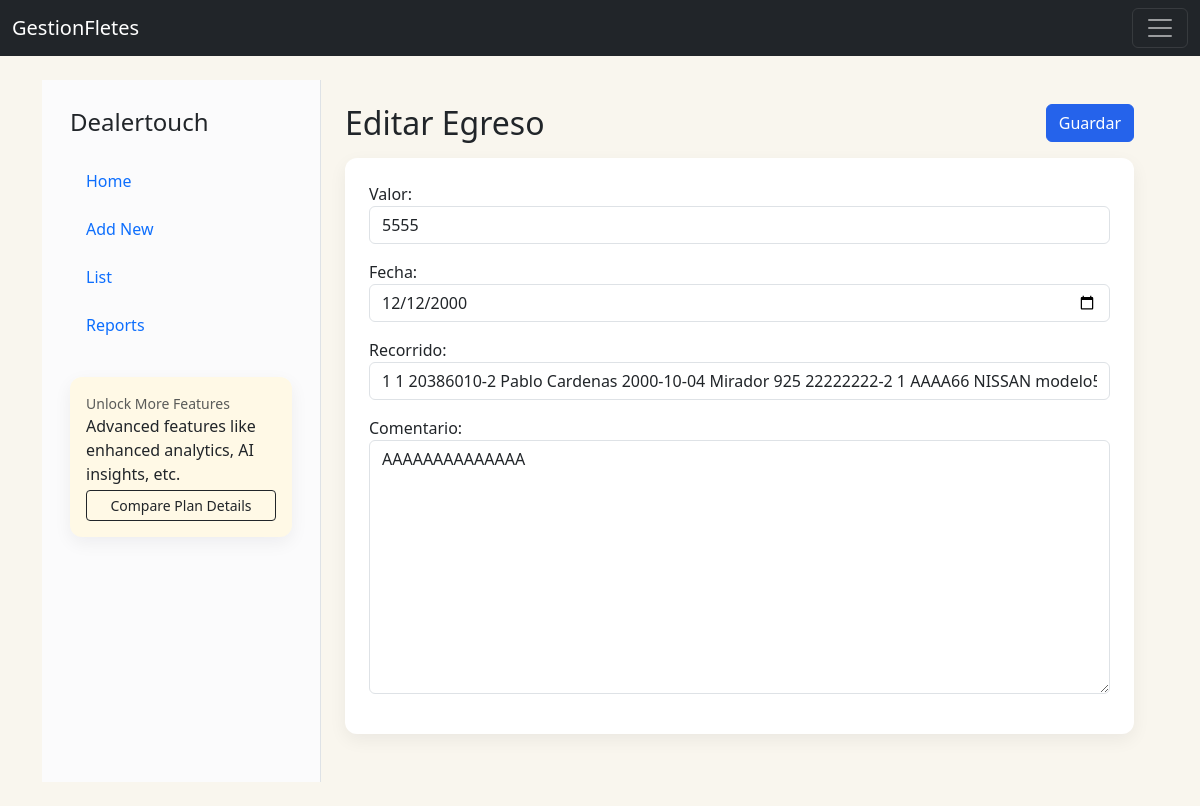
Page /IngEgr/editarEgresos/4 on the committed database.
### IngresosEgresos/models.py (models this page shows, shortened)
class Egresos(models.Model):
    egresoID = models.AutoField(primary_key=True)
    valor = models.PositiveIntegerField()
    fecha = models.DateField()
    recorrido = models.ForeignKey(Recorridos, on_delete=models.CASCADE, null=True)
    comentario = models.TextField(max_length=50, null=True)

### IngresosEgresos/views.py (the view)
# urls.py: path('editarEgresos/<egresoID>', views.editarEgresos, name='editarEgresos'),
def editarEgresos(request, egresoID):
    egreso = Egresos.objects.get(egresoID=egresoID)
    if request.method == 'POST':
        form = EgresosForm(request.POST, instance=egreso)
        if form.is_valid():
            form.save()
            messages.success(request, 'Egreso Editado Correctamente!')
            return redirect('registrarEgresos')
        else:
            messages.error(request, 'Error al editar el Egreso. Por favor, verifica los datos.')
            return render(request, 'edicionEgresos.html', {'form':form,"egresoID":egresoID})
    else:
        form = EgresosForm(instance=egreso)
        return render(request, 'edicionEgresos.html', {'form':form,"egresoID":egresoID})

### IngresosEgresos/forms.py
class EgresosForm(forms.ModelForm):
    class Meta:
        model = Egresos
        fields = ['valor', 'fecha', 'recorrido', 'comentario']
    def __init__(self, *args, **kwargs):
        super(EgresosForm, self).__init__(*args, **kwargs)
        self.fields['comentario'].required = False

### CrudConductores/models.py (called while the page is built)
    def __str__(self):
        texto= "{0} {1} {2} {3} {4} {5} {6}"
        return texto.format(self.conductorID, self.rut, self.nombre, self.apellido, self.fechaNacimiento, self.direccion, self.licencia)

### CrudRecorridos/models.py (called while the page is built)
    def __str__(self):
        texto= "{0} {1} {2} {3} {4} {5} {6} {7}"
        return texto.format(self.recorridoID, self.conductor, self.vehiculo, self.fecha, self.direccionOrigen, self.direccionDestino, self.carga, self.detalle)

### CrudVehiculos/models.py (called while the page is built)
    def __str__(self):
        texto= "{0} {1} {2} {3} {4} {5} {6}"
        return texto.format(self.vehiculoID, self.patente, self.marca, self.modelo, self.fechaAdquisicion, self.estado, self.comentario)

### IngresosEgresos/templates/edicionEgresos.html (shortened to what this page needs)
{% extends "partials/gestion_layout.html" %}
{% load widget_tweaks %}
{% block gestion_header %}
        <div class="d-flex align-items-start mb-3">
            <div>
                <h2 class="mb-0">Editar Egreso</h2>
            </div>
            <div class="ms-auto">
                <button form="editarEgresoForm" type="submit" class="btn btn-primary">Guardar</button>
            </div>
        </div>
{% endblock %}
{% block gestion_body %}
        <form id="editarEgresoForm" action="{% url 'editarEgresos' egresoID %}" method="post">
            <div class="mb-3">{{ form.valor.label_tag }}{% render_field form.valor class="form-control" %}</div>
            <div class="mb-3">{{ form.fecha.label_tag }}{% render_field form.fecha class="form-control" type="date" %}</div>
            <div class="mb-3">{{ form.recorrido.label_tag }}{% render_field form.recorrido class="form-control" %}</div>
            <div class="mb-3">{{ form.comentario.label_tag }}{% render_field form.comentario class="form-control" %}</div>
        </form>
    {% endblock %}

### Home/static/css/gestionFletes.css (style rules this page uses)
body { background-color: #F9F6EE; }
.btn-primary { background: #2563eb; border-color:#2563eb }

### rows in the picture
Egresos: valor "5555", fecha "12/12/2000", recorrido "1 1 20386010-2 Pablo Cardenas 2000-10-04 Mirador 925 22222222-2 1 AAAA66 NISSAN modelo5 2023-12-22 activo 2023-02-12 mi casa otra casa pasajeros sin detalles", comentario "AAAAAAAAAAAAAA"
